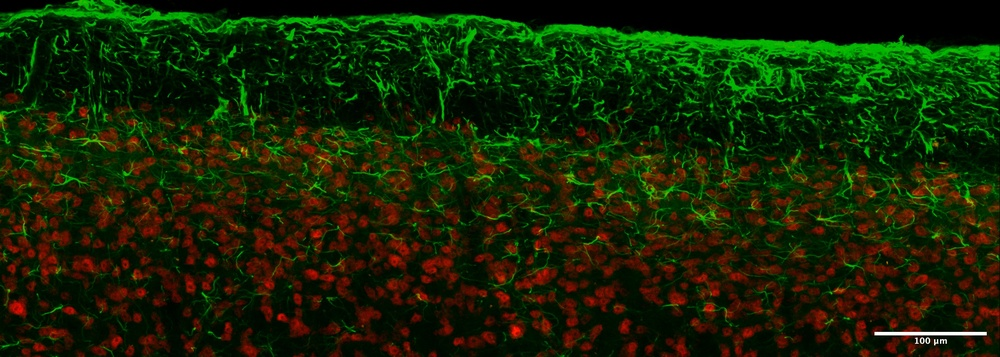
#> input picture Part Two/NLE_s1_contra_GFAP-FITC_NeuN-CY5_20x_1.jpg, 1000 x 357 px, shrunk from 2868 x 1024 before the run
$ python exe7.py
#> lines starting #> are read from the running program, lines starting #| are printed output that depends on the picture; after the words box and inside, x2 and y2 are one past the last pixel; in counts of white or black regions, pixels touching at a corner belong together; long printed decimals are rounded
# Neuromodulation Workshop: EXE 7
import math
import matplotlib
import matplotlib.pyplot as plt
import numpy as np
import pandas as pd
import cv2
from skimage.measure import label, regionprops, regionprops_table
import plotly
import plotly.express as px
import plotly.graph_objects as go
from skimage import data, filters, measure, morphology
matplotlib.use('TkAgg')

# Read in image file
filename = 'NLE_s1_contra_GFAP-FITC_NeuN-CY5_20x_1.jpg'
image = plt.imread(filename)
#> image is the input picture: shape (357, 1000, 3); mean R, G, B 22.2, 36.1, 4.3
M = np.asarray(image)

red_image = M[:, :, 0]      #R
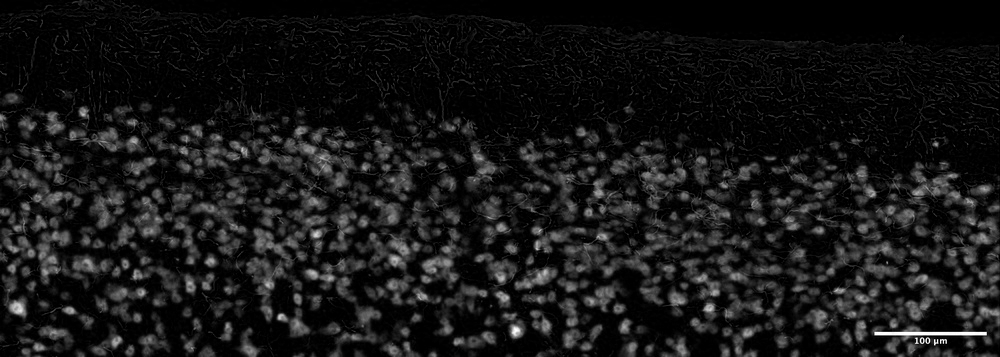
#> red_image: shape (357, 1000); min 0, max 255, mean 22.2
green_image = M[:, :, 1]    #G
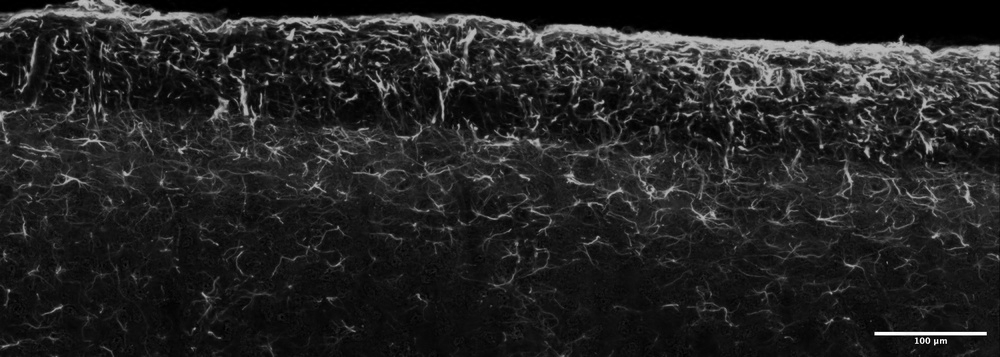
#> green_image: shape (357, 1000); min 0, max 255, mean 36.1
blue_image = M[:, :, 2]     #B

# Sharpen red channel
kernel_sharpen_1 = np.array([[-1,-1,-1], [-1,9,-1], [-1,-1,-1]])
sharpened_image = cv2.filter2D(red_image, -1, kernel_sharpen_1)
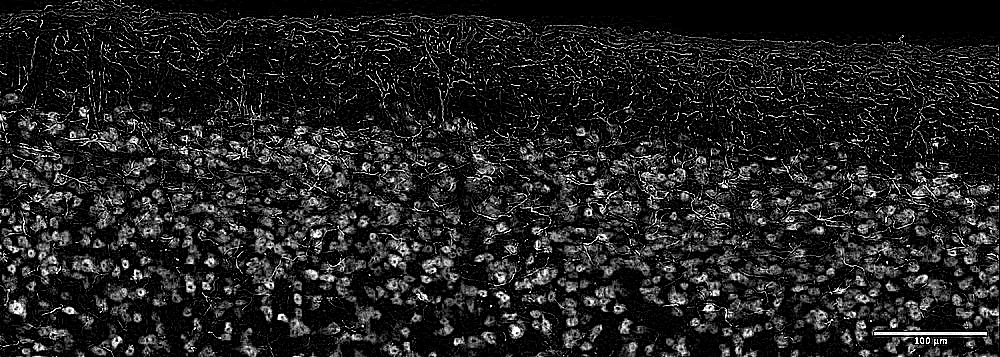
#> sharpened_image: shape (357, 1000); min 0, max 255, mean 34.8

# Apply a threshold to the sharpened image to create a mask
ret, thres_image = cv2.threshold(sharpened_image, 20, 255,cv2.THRESH_OTSU)
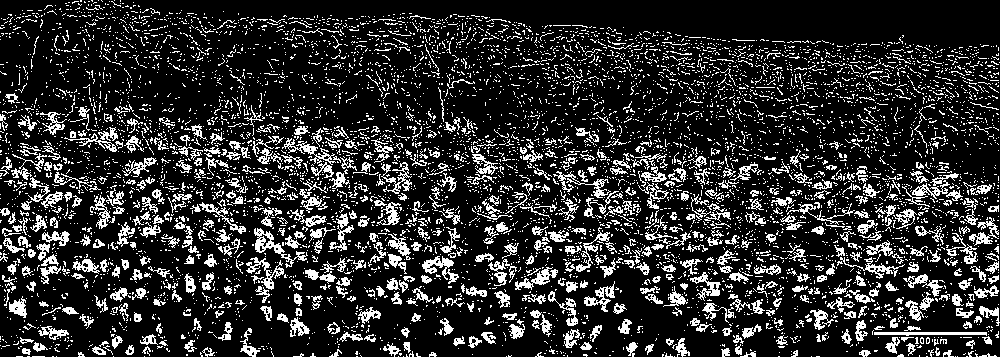
#> thres_image: shape (357, 1000); 18.2% white in thin lines or dots
#> ret = 75

# Diamond function: https://stackoverflow.com/questions/58348401/numpy-array-filled-in-diamond-shape
def diamond(r):
    b = np.r_[:r, r:-1:-1]
    return (b[:, None]+b) >= r

# Close Image
close_mask = diamond(3)*1
close_mask = close_mask.astype(np.uint8)
closed_image = cv2.morphologyEx(thres_image, cv2.MORPH_CLOSE, close_mask, iterations=1)
#> closed_image: shape (357, 1000); 43.1% white; 526 white regions (416 under 20 px), largest, box (x1, y1, x2, y2) and area: (0, 10, 1000, 357) 134666, (59, 0, 163, 69) 2335, (326, 305, 381, 348) 886
# Open Image
open_mask = diamond(6)*1
open_mask = open_mask.astype(np.uint8)
opened_image = cv2.morphologyEx(closed_image, cv2.MORPH_OPEN, open_mask, iterations=1)
#> opened_image: shape (357, 1000); 25.1% white; 151 white regions, largest, box (x1, y1, x2, y2) and area: (256, 123, 413, 261) 8527, (603, 147, 757, 250) 6125, (875, 163, 1000, 299) 5359

plt.figure()
plt.subplot(131)
plt.imshow(thres_image)
plt.title("Thresholded Image")
plt.subplot(132)
plt.imshow(closed_image)
plt.title("Closed Image")
plt.subplot(133)
plt.imshow(opened_image)
plt.title("Opened Image")

# Erode Image if regions appear connected
close_mask = diamond(2)*1
close_mask = close_mask.astype(np.uint8)
closed_image = cv2.morphologyEx(opened_image, cv2.MORPH_ERODE, close_mask, iterations=1)
#> closed_image: shape (357, 1000); 18.2% white; 174 white regions

# Label Image and
label_img = label(closed_image)
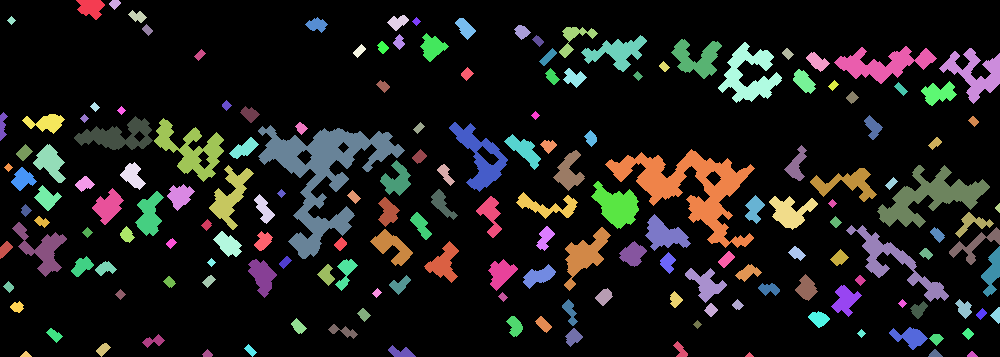
#> label_img: shape (357, 1000) int64; 175 distinct labels, from 0 to 174; one colour per label, 0 black

# Remove small specs from labelled image
cleaned_img = morphology.remove_small_objects(label_img, min_size=np.pi*5**2, connectivity=1)
#> cleaned_img: shape (357, 1000) int64; 131 distinct labels, from 0 to 169

# Find regions
regions = regionprops(cleaned_img)
#> regions = 130 regions; largest, box (x1, y1, x2, y2) and area: (258, 125, 405, 259) 6077, (605, 149, 755, 248) 4871, (877, 165, 990, 228) 2705, (154, 118, 224, 182) 1748, (718, 42, 782, 103) 1713

# Visualise results from region props:
#   https://scikit-image.org/docs/stable/auto_examples/segmentation/plot_regionprops.html
fig, ax = plt.subplots()
ax.imshow(opened_image, cmap=plt.cm.gray)
for props in regions:
    y0, x0 = props.centroid
    orientation = props.orientation
    x1 = x0 + math.cos(orientation) * 0.5 * props.minor_axis_length
    y1 = y0 - math.sin(orientation) * 0.5 * props.minor_axis_length
    x2 = x0 - math.sin(orientation) * 0.5 * props.major_axis_length
    y2 = y0 - math.cos(orientation) * 0.5 * props.major_axis_length

    ax.plot((x0, x1), (y0, y1), '-r', linewidth=2.5)
    ax.plot((x0, x2), (y0, y2), '-r', linewidth=2.5)
    ax.plot(x0, y0, '.g', markersize=15)
#> this loop made 130 passes
#> (y0, x0, orientation, x1, y1, x2, y2) on passes 1 to 12: (7.4, 90.54, 1.4, 92.18, -2.04, 77.04, 5.04), (15.99, 137.2, 1.27, 138.7, 11.16, 128.5, 13.3), (21.69, 397.5, -1.25, 399.6, 27.76, 407.5, 18.35), (24.42, 316.4, 1.5, 316.9, 17.98, 305.8, 23.67), (27.75, 464.9, 0.67, 470.2, 23.57, 457.5, 18.39), (31.42, 521.5, 1.05, 524.7, 25.85, 514.9, 27.6), (37.74, 573.7, -0.902, 581.6, 47.81, 591.7, 23.5), (46.8, 432.1, -1.36, 434.7, 58.9, 444.3, 44.16), (41.67, 398.7, 0.00984, 403.8, 41.62, 398.6, 34.62), (51.79, 616.7, -1.43, 618.8, 65.89, 649, 47.1), (58.1, 696.6, 1.41, 699.6, 39.55, 670.2, 53.92), (47.01, 382.3, 0.446, 386.8, 44.87, 379.7, 41.56)


# Export regionprops data to excel spreadsheet
props = regionprops_table(label_img, properties=('centroid',
                                                 'area'))
#> props = 3 items
# Save to a file
df = pd.DataFrame(props)
#> df = table of 174 rows and 3 columns
df.to_csv('cellProps.csv')

# Plot outlines on original image
fig = px.imshow(image, binary_string=True)
fig.update_traces(hoverinfo='skip') # hover is only for label info

numberOfCells = np.max(label_img)
#> numberOfCells = 174
print('Number of cells detected', numberOfCells)
#| Number of cells detected 174
# Find the average area
areaSum = 0
for props in regions:
    areaSum = areaSum+props.area
#> this loop made 130 passes
#> areaSum on passes 1 to 12: 375, 509, 704, 909, 1149, 1300, 1693, 2128, 2235, 3248, 4243, 4334
#> after the loop, areaSum = 62520
areaMean = areaSum/numberOfCells
#> areaMean = 359.3
print('Area average of cells:', areaMean)
#| Area average of cells: 359.310
print('Diameter average of cells:', np.sqrt(areaMean/np.pi)*2)
#| Diameter average of cells: 21.389

x_bins = np.linspace(0, np.max(df['area']), 100)
#> x_bins = 100 values from 0 to 6077
plt.figure()
plt.hist(df['area'], x_bins)
plt.title('Histogram plot of cell areas')

props = measure.regionprops(cleaned_img, image)
#> props has the same summary as regions

# For each label, add a filled scatter trace for its contour,
# and display the properties of the label in the hover of this trace.
for index in range(1, len(props)):
    label_i = props[index].label
    contour = measure.find_contours(cleaned_img == label_i, 0.5)[0]
    y, x = contour.T
    fig.add_trace(go.Scatter(
        x=x, y=y, name=label_i,
        mode='lines', fill='toself', showlegend=False, hoveron='points+fills'))
#> this loop made 129 passes
#> label_i on passes 1 to 12: 3, 4, 6, 8, 10, 11, 12, 13, 15, 16, 17, 18

plotly.io.show(fig)
plt.show()
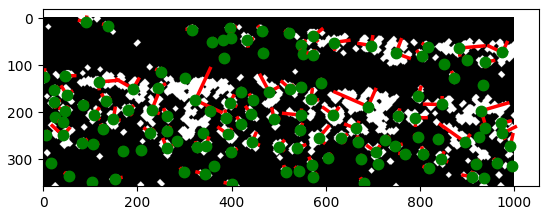
#> figure drawn by matplotlib, 1 panel
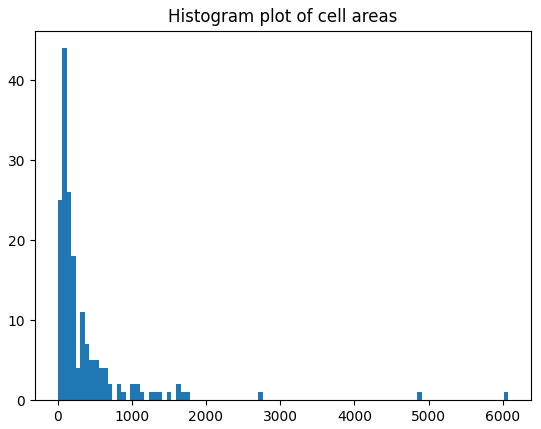
#> figure drawn by matplotlib, 1 panel; tallest bar 44 high, from x = 61.38 to 122.8
